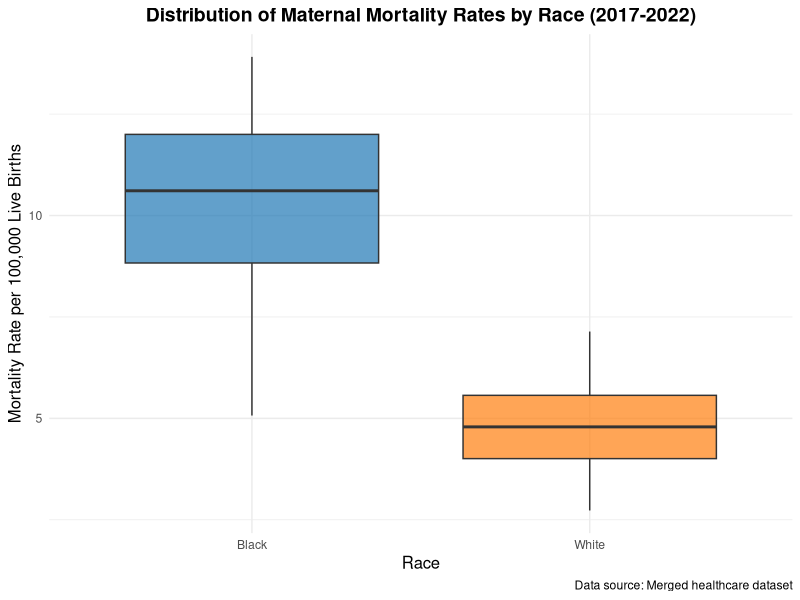
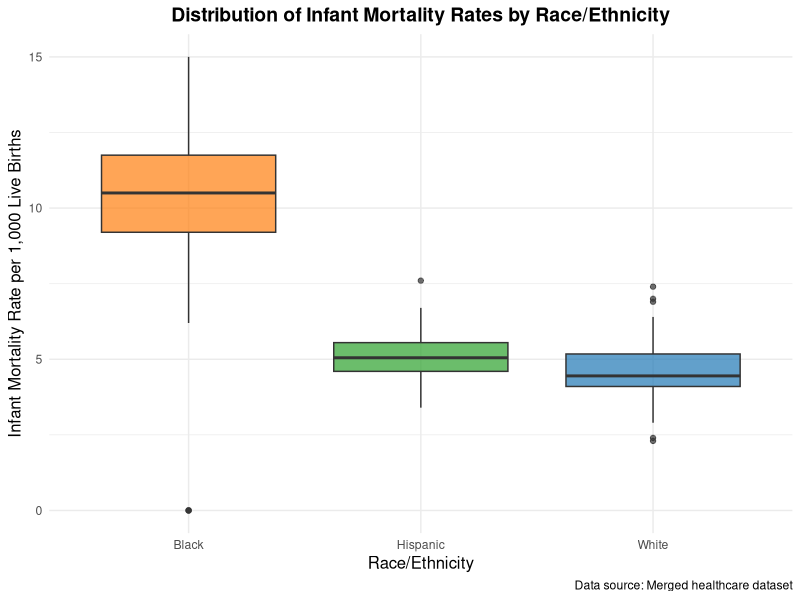
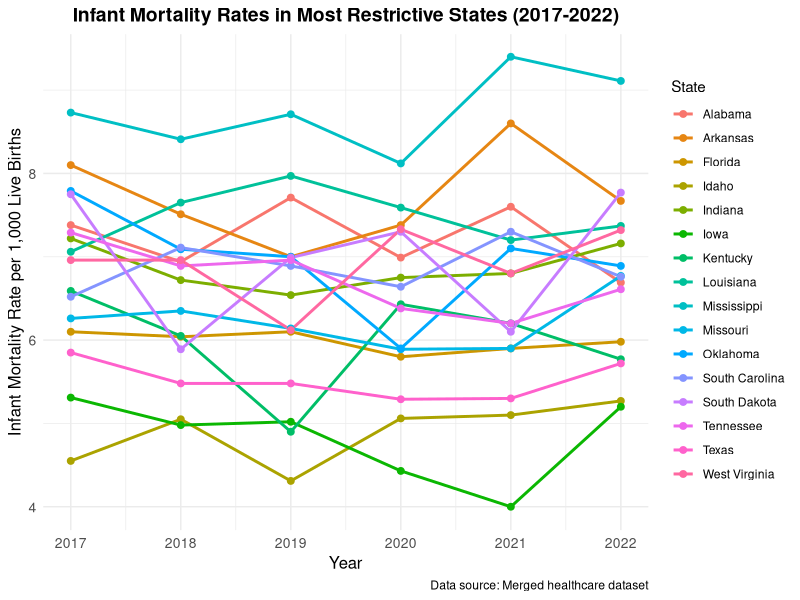
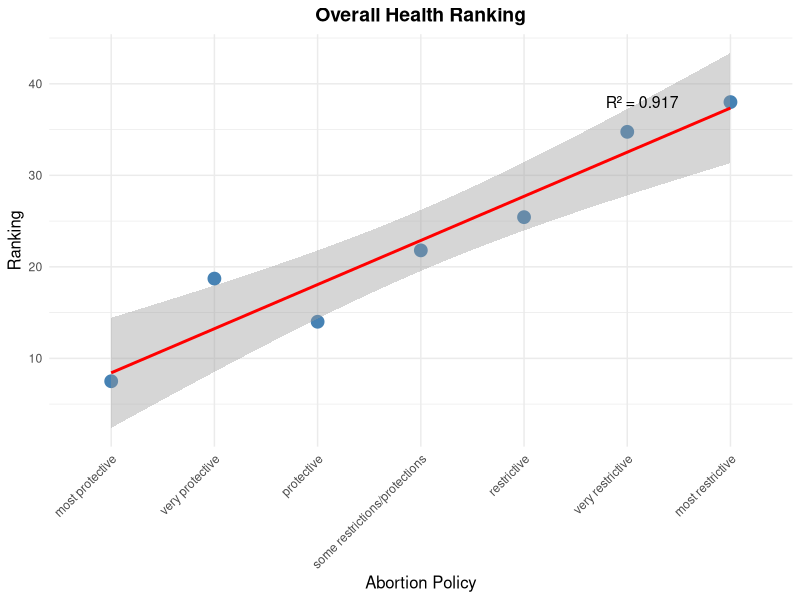
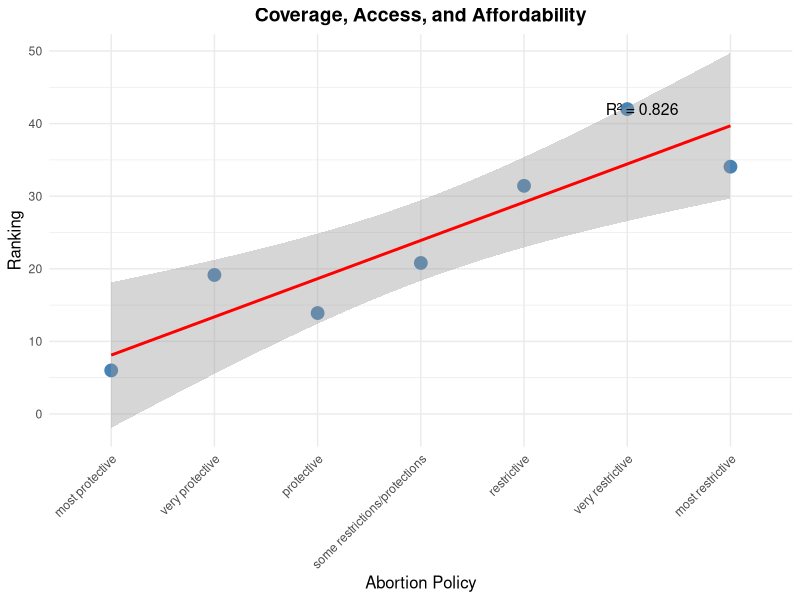
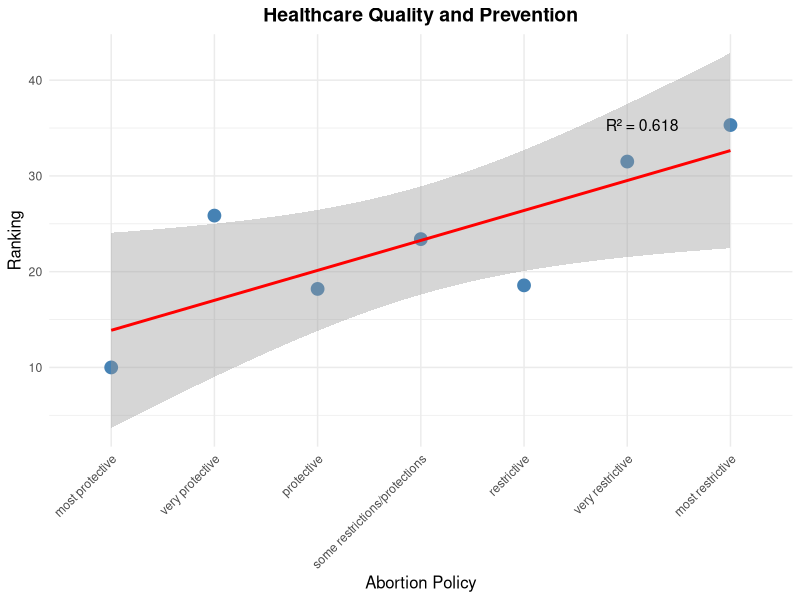
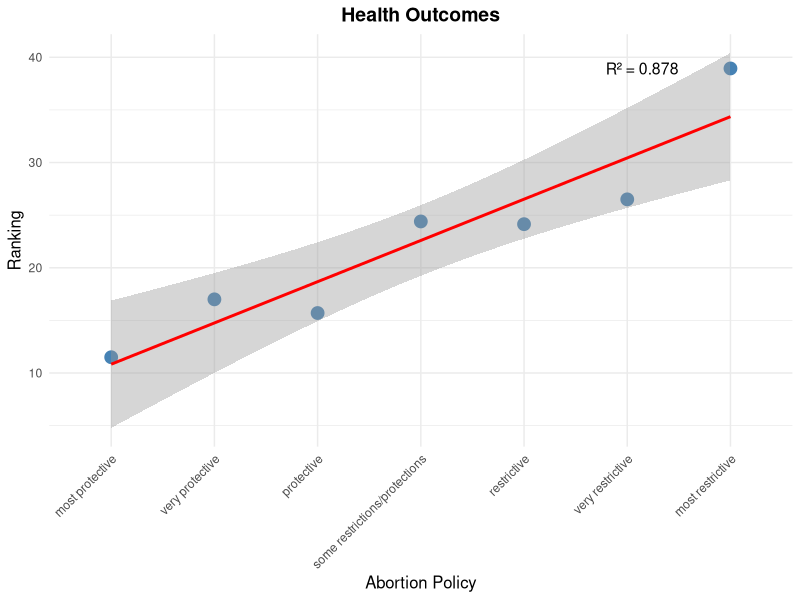
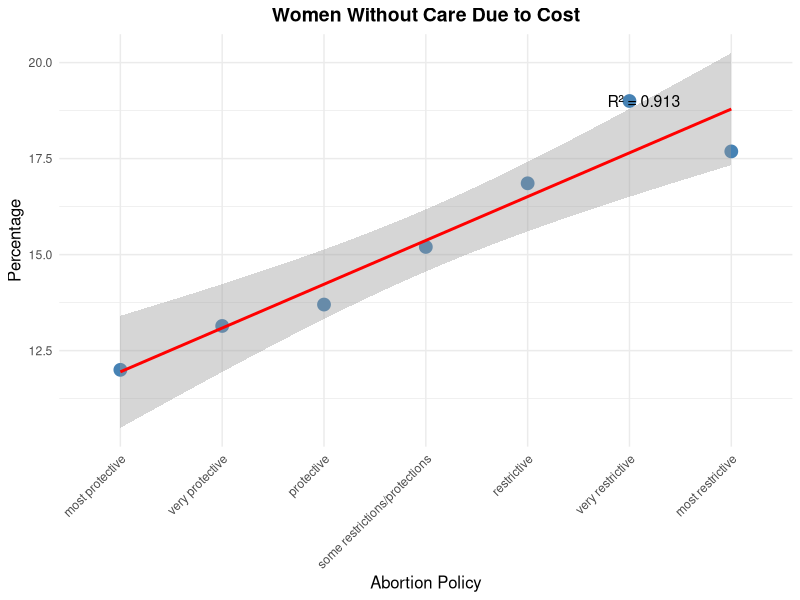

Here is the R script that generated these plots, in order: (Note: this script raises an error after producing the figures.)
## ---- chunk 1

library(readr)
df <- read_csv("../data/clean_data/merged_data.csv")

head(df)

## ---- chunk 2

options(repos = c(CRAN = "https://cran.r-project.org"))
install.packages("dplyr")
library(dplyr)

## ---- chunk 3

head(df)
colnames(df) 

## ---- chunk 4

library(ggplot2)
library(tidyr)
library(dplyr)

## ---- chunk 5

# wide to long format

df_racial_mortality <- pivot_longer(
  data = df,
  cols = c(
    maternal_mortality_mothers_race_is_black_2017_2022,
    maternal_mortality_mothers_race_is_white_2017_2022
  ),
  names_to = "Race",
  values_to = "MortalityRate"
)

df_racial_mortality$Race <- ifelse(
  df_racial_mortality$Race == "maternal_mortality_mothers_race_is_black_2017_2022", 
  "Black",
  ifelse(
    df_racial_mortality$Race == "maternal_mortality_mothers_race_is_white_2017_2022",
    "White",
    df_racial_mortality$Race
  )
)

## ---- chunk 6

# box plot for maternal mortality by race

ggplot(data = df_racial_mortality, 
       aes(x = Race, y = MortalityRate, fill = Race)) +
  geom_boxplot(alpha = 0.7) +
  labs(
    title = "Distribution of Maternal Mortality Rates by Race (2017-2022)",
    x = "Race",
    y = "Mortality Rate per 100,000 Live Births",
    caption = "Data source: Merged healthcare dataset"
  ) +
  scale_fill_manual(
    values = c("Black" = "#1f77b4", "White" = "#ff7f0e")
  ) +
  theme_minimal() +
  theme(
    plot.title = element_text(hjust = 0.5, size = 14, face = "bold"),
    axis.title = element_text(size = 12),
    legend.position = "none"
  )

## ---- chunk 7

black_rates <- na.omit(df$maternal_mortality_mothers_race_is_black_2017_2022)
white_rates <- na.omit(df$maternal_mortality_mothers_race_is_white_2017_2022)

t_test_result <- t.test(black_rates, white_rates, alternative = "greater")

print(t_test_result)

## ---- chunk 8

df_long_infant <- pivot_longer(
  data = df,
  cols = c(total_infant_mortality_white, 
           total_infant_mortality_black, 
           total_infant_mortality_hispanic),
  names_to = "Group",
  values_to = "InfantMortalityRate"
)

df_long_infant$Group <- ifelse(
  df_long_infant$Group == "total_infant_mortality_white", "White",
  ifelse(
    df_long_infant$Group == "total_infant_mortality_black", "Black",
    ifelse(
      df_long_infant$Group == "total_infant_mortality_hispanic", "Hispanic",
      df_long_infant$Group
    )
  )
)

## ---- chunk 9

ggplot(data = df_long_infant, 
       aes(x = Group, y = InfantMortalityRate, fill = Group)) +
  geom_boxplot(alpha = 0.7) +
  labs(
    title = "Distribution of Infant Mortality Rates by Race/Ethnicity",
    x = "Race/Ethnicity",
    y = "Infant Mortality Rate per 1,000 Live Births",
    caption = "Data source: Merged healthcare dataset"
  ) +
  scale_fill_manual(
    values = c("White" = "#1f77b4", "Black" = "#ff7f0e", "Hispanic" = "#2ca02c")
  ) +
  theme_minimal() +
  theme(
    plot.title = element_text(hjust = 0.5, size = 14, face = "bold"),
    axis.title = element_text(size = 12),
    legend.position = "none"
  )

## ---- chunk 10

mortality_plot <- pivot_longer(
  data = df,
  cols = starts_with("infant_mortality_"),
  names_to = "year",
  values_to = "mortality_rate"
)

mortality_plot$year <- as.numeric(substr(
  mortality_plot$year, 
  nchar("infant_mortality_") + 1, 
  nchar(mortality_plot$year)
))

mortality_plot <- mortality_plot[
  mortality_plot$abortion_policies == "most restrictive" & 
  !is.na(mortality_plot$abortion_policies),
]

ggplot(data = mortality_plot, 
       aes(x = year, y = mortality_rate,
           color = State, group = State)) +
  geom_line(linewidth = 1) +
  geom_point(size = 2) +
  theme_minimal() +
  labs(
    title = "Infant Mortality Rates in Most Restrictive States (2017-2022)",
    x = "Year",
    y = "Infant Mortality Rate per 1,000 Live Births",
    color = "State",
    caption = "Data source: Merged healthcare dataset"
  ) +
  scale_x_continuous(breaks = 2017:2022) +
  theme(
    legend.position = "right",
    plot.title = element_text(hjust = 0.5, size = 14, face = "bold"),
    axis.title = element_text(size = 12),
    axis.text = element_text(size = 10)
  )

## ---- chunk 11

policy_order <- c("most protective", "very protective", "protective", 
                 "some restrictions/protections", "restrictive", 
                 "very restrictive", "most restrictive")

## ---- chunk 12

create_policy_viz <- function(data, metric_col, title, y_label, plot_type = "bar") {
  processed_data <- data %>%
    filter(!is.na(abortion_policies) & 
           abortion_policies != "" & 
           abortion_policies != "NA") %>%
    mutate(abortion_policies = tolower(trimws(abortion_policies))) %>%
    group_by(abortion_policies) %>%
    summarise(avg_value = mean(!!sym(metric_col), na.rm = TRUE)) %>%
    filter(abortion_policies %in% policy_order) %>%
    mutate(
      abortion_policies = factor(abortion_policies, levels = policy_order),
      policy_numeric = as.numeric(factor(abortion_policies, levels = policy_order))
    )
  
  p <- ggplot(processed_data, aes(x = abortion_policies, y = avg_value))
  
  if(plot_type == "scatter") {
    model <- lm(avg_value ~ policy_numeric, data = processed_data)
    r_squared <- round(summary(model)$r.squared, 3)
    
    p <- p +
      geom_point(size = 4, color = "steelblue") +
      geom_smooth(aes(x = policy_numeric), method = "lm", se = TRUE, color = "red") +
      annotate("text", 
              x = length(policy_order) - 0.5,
              y = max(processed_data$avg_value),
              label = paste0("R² = ", r_squared),
              size = 4, hjust = 1)
  } else {
    p <- p + geom_bar(stat = "identity", fill = "steelblue")
  }
  
  p + labs(
    title = title,
    x = "Abortion Policy",
    y = y_label
  ) +
    theme_minimal() +
    theme(
      axis.text.x = element_text(angle = 45, hjust = 1),
      plot.title = element_text(hjust = 0.5, size = 14, face = "bold"),
      axis.title = element_text(size = 12)
    )
}

## ---- chunk 13

health_ranking <- create_policy_viz(df,
    "overall_health_ranking",
    "Overall Health Ranking",
    "Ranking", 
    "scatter")

## ---- chunk 14

print(health_ranking)

## ---- chunk 15

coverage_access_affordability <- create_policy_viz(df,
    "coverage_access_and_affordability",
    "Coverage, Access, and Affordability",
    "Ranking", 
    "scatter")

## ---- chunk 16

print(coverage_access_affordability)

## ---- chunk 17

healthcare_quality_prevention <- create_policy_viz(df,
    "health_care_quality_and_prevention",
    "Healthcare Quality and Prevention",
    "Ranking", 
    "scatter")

## ---- chunk 18

print(healthcare_quality_prevention)

## ---- chunk 19

health_outcomes <- create_policy_viz(df,
    "health_outcomes",
    "Health Outcomes",
    "Ranking", 
    "scatter")

## ---- chunk 20

print(health_outcomes)

## ---- chunk 21

healthcare_cost <- create_policy_viz(df,
   "women_18_44_who_went_without_care_because_of_cost.1",
   "Women Without Care Due to Cost",
   "Percentage", 
   "scatter")

## ---- chunk 22

print(healthcare_cost)

## ---- chunk 23

uninsured_women <- create_policy_viz(df,
   "percent_uninsured_women_ages 19_64",
   "Uninsured Women Ages 19-64",
   "Percentage", 
   "scatter")

## ---- chunk 24

print(uninsured_women)

## ---- chunk 25

uninsured_pregnancy <- create_policy_viz(df,
   "percent_uninsured_women_during_pregnancy_2021",
   "Uninsured During Pregnancy",
   "Percentage", 
   "scatter")

## ---- chunk 26

print(uninsured_pregnancy)

## ---- chunk 27

teen_birth <- create_policy_viz(df,
   "teen_birth_rate_per_1,000_population_ages_15_19_2022.1",
   "Teen Birth Rate",
   "Rate per 1,000", 
   "scatter")

## ---- chunk 28

print(teen_birth)

## ---- chunk 29

all_birth <- create_policy_viz(df,
   "birth_rate_per_1,000_women_ages_15_44",
   "Birth Rate",
   "Rate per 1,000", 
   "scatter")

## ---- chunk 30

print(all_birth)

## ---- chunk 31

workforce <- create_policy_viz(df,
   "maternity_care_workforce_per_100,000_women_ages_15_44",
   "Maternity Care Workforce",
   "Per 100,000 Women", 
   "scatter")

## ---- chunk 32

print(workforce)

## ---- chunk 33

no_care <- create_policy_viz(df,
   "percent_women_ages_18_44_without_a_usual_source_of_care",
   "Women Without Usual Source of Care",
   "Percentage", 
   "scatter")

## ---- chunk 34

print(no_care)

## ---- chunk 35

medicaid_births <- create_policy_viz(df,
   "percent_of_births_financed_by_medicaid",
   "Births Financed by Medicaid",
   "Percentage", 
   "scatter")

## ---- chunk 36

print(medicaid_births)

## ---- chunk 37

depression <- create_policy_viz(df,
   "women_with_depression_before_or_during_pregnancy_2021",
   "Depression Before/During Pregnancy",
   "Percentage", 
   "scatter")

## ---- chunk 38

print(depression)

## ---- chunk 39

postpartum_depression <- create_policy_viz(df,
   "percent_women_with_postpartum_depression_2021",
   "Postpartum Depression",
   "Percentage", 
   "scatter")

## ---- chunk 40

print(postpartum_depression)

## ---- chunk 41

depression_screening <- create_policy_viz(df,
   "percent_women_who_received_a_postpartum_depression_screening_2021",
   "Postpartum Depression Screening",
   "Percentage", 
   "scatter")

## ---- chunk 42

print(depression_screening)

## ---- chunk 43

violence <- create_policy_viz(df,
   "percent_women_experiencing_intimate_partner_violence_2021",
   "Intimate Partner Violence",
   "Percentage", 
   "scatter")

## ---- chunk 44

print(violence)

## ---- chunk 45

increase_in_abortions <- create_policy_viz(df,
   "percent_increase_in_clinician_provided_abortions_since_2020",
   "Increase in Clinician-Provided Abortions",
   "Percentage Change Since 2020", 
   "scatter")

## ---- chunk 46

print(increase_in_abortions)

## ---- chunk 47

maternal_mortality <- create_policy_viz(df,
   "maternal_mortality_rates_2018_2022_per_100,000_live births",
   "Maternal Mortality Rate, 2018-2022",
   "Rate",
   "scatter")

## ---- chunk 48

print(maternal_mortality)

## ---- chunk 49

obgyn_proportion_grouped <- df %>%
 filter(!is.na(abortion_policies) &
        abortion_policies != "" &
        abortion_policies != "NA") %>%
 mutate(
   abortion_policies = tolower(trimws(abortion_policies)),
   obgyn_proportion = (number_of_obstetricians_and_gynecologists_employed_2023 /
                      total_sumber_of_women_aged_15_44_2017) * 100000,
   policy_group = case_when(
     abortion_policies %in% c("most protective", "very protective", "protective") ~ "Protective",
     abortion_policies %in% c("restrictive", "very restrictive", "most restrictive") ~ "Restrictive",
     TRUE ~ "Mixed"
   )
 ) %>%
 filter(policy_group != "Mixed")  

ggplot(obgyn_proportion_grouped, 
      aes(x = policy_group, y = obgyn_proportion, fill = policy_group)) +
 geom_boxplot() +
 labs(
   title = "OB/GYNs per 100,000 Women (Ages 15-44) by Policy Group",
   subtitle = "2023 OB/GYN Employment Data, 2017 Population Data",
   x = "Policy Group",
   y = "OB/GYNs per 100,000 Women Ages 15-44"
 ) +
 scale_fill_manual(values = c("Protective" = "#1f77b4", "Restrictive" = "#ff7f0e")) +
 theme_minimal() +
 theme(
   plot.title = element_text(hjust = 0.5, size = 14, face = "bold"),
   plot.subtitle = element_text(hjust = 0.5, size = 10),
   axis.title = element_text(size = 12),
   legend.position = "none")

## ---- chunk 50

t_test_result <- t.test(
  obgyn_proportion ~ policy_group,
  data = obgyn_proportion_grouped,
  subset = policy_group %in% c("Protective", "Restrictive")
)

print(t_test_result)

## ---- chunk 51

create_ban_type_viz <- function(data, metric_col, title, y_label, plot_type = "bar") {
  ban_order <- c("total_abortion_ban",
                 "week_ban_6",
                 "week_ban_12",
                 "week_ban_15",
                 "week_ban_18_to_23",
                 "week_ban_24_to_26",
                 "no_gestational_ban")
  
  reshaped_data <- data %>%
    select(all_of(ban_order), !!sym(metric_col)) %>%
    pivot_longer(
      cols = all_of(ban_order),
      names_to = "ban_type",
      values_to = "has_ban"
    ) %>%
    filter(has_ban == 1) %>%
    group_by(ban_type) %>%
    summarise(avg_value = mean(!!sym(metric_col), na.rm = TRUE)) %>%
    mutate(
      ban_type = factor(ban_type, levels = ban_order),
      ban_numeric = as.numeric(factor(ban_type, levels = ban_order))
    )
  
  p <- ggplot(reshaped_data, aes(x = ban_type, y = avg_value))
  
  if (plot_type == "scatter") {
    model <- lm(avg_value ~ ban_numeric, data = reshaped_data)
    r_squared <- round(summary(model)$r.squared, 3)
    
    p <- p +
      geom_point(size = 4, color = "steelblue") +
      geom_smooth(aes(x = ban_numeric), method = "lm", se = TRUE, color = "red") +
      annotate("text", 
               x = length(ban_order) - 0.5,
               y = max(reshaped_data$avg_value),
               label = paste0("R² = ", r_squared),
               size = 4, hjust = 1)
  } else {

    p <- p + geom_bar(stat = "identity", fill = "steelblue")
  }
  
  p + labs(
    title = title,
    x = "Abortion Ban Type",
    y = y_label
  ) +
    theme_minimal() +
    theme(
      axis.text.x = element_text(angle = 45, hjust = 1),
      plot.title = element_text(hjust = 0.5, size = 14, face = "bold"),
      axis.title = element_text(size = 12)
    )
}

## ---- chunk 52

all_cause_mortality <- create_ban_type_viz(df, "all_cause_mortality_rate_per_100,000_women_ages 15_44_2022",
                                    "All Cause Mortality Rate Women 15-44, 2022",
                                    "Rate")

## ---- chunk 53

print(all_cause_mortality)

## ---- chunk 54

df_clean <- data.frame(
  State = c("Tennessee", "Mississippi", "Alabama", "Arkansas", "Louisiana", "Kentucky", "Virginia", 
            "South Carolina", "Georgia", "Indiana", "Arizona", "Oklahoma", "Texas", "New Mexico", 
            "North Carolina", "New Jersey", "Nebraska", "Ohio", "Florida", "West Virginia", "Missouri",
            "US Average", "Kansas", "New York", "Maryland", "Nevada", "Idaho", "Iowa", "Michigan",
            "Illinois", "Washington", "Pennsylvania", "Oregon", "Massachusetts", "Colorado", 
            "Connecticut", "Utah", "Wisconsin", "Minnesota", "California"),
  
  maternal_mortality = c(41.1, 39.1, 38.6, 38.3, 37.3, 34.6, 32.7, 32.3, 32.1, 30.9, 30.0, 
                        29.6, 28.2, 28.0, 26.7, 26.0, 25.1, 24.5, 24.1, 23.9, 23.8, 23.2, 
                        22.8, 22.4, 21.3, 20.4, 20.0, 19.5, 19.1, 18.1, 18.0, 17.5, 16.6, 
                        16.4, 16.0, 15.6, 15.5, 13.2, 12.3, 10.5),
  
  abortion_policies = c("most restrictive", "most restrictive", 
                       "very restrictive", "US Average", "restrictive", "very protective",
                       "protective", "most restrictive",
                       "most protective")
)

# Set the policy order
policy_order <- c("most protective", "very protective", "protective",
                 "some restrictions/protections", "restrictive",
                 "very restrictive", "most restrictive", "US Average")

# Convert abortion_policies to factor with specified order
df_clean$abortion_policies <- factor(df_clean$abortion_policies, levels = policy_order)

# Define colors for the abortion policies
policy_colors <- c(
  "most restrictive" = "#8B0000",     # Dark red
  "very restrictive" = "#FF4E50",     # Bright red
  "restrictive" = "#FFC857",          # Yellow
  "some restrictions/protections" = "#90EE90",  # Light green
  "protective" = "#98FB98",           # Pale green
  "very protective" = "#228B22",      # Forest green
  "most protective" = "#006400",      # Dark green
  "US Average" = "#1f77b4"           # Blue
)

# Create the plot
ggplot(df_clean, 
       aes(x = reorder(State, maternal_mortality),
           y = maternal_mortality,
           fill = abortion_policies)) +
  geom_bar(stat = "identity", width = 0.8) +
  scale_fill_manual(values = policy_colors) +
  coord_flip() +
  theme_minimal() +
  labs(
    title = "Maternal Mortality Rates (2018-2022) per 100,000 Live Births by State",
    x = "",
    y = "Maternal Mortality Rate per 100,000 Live Births",
    fill = "Abortion Policy"
  ) +
  theme(
    plot.title = element_text(hjust = 0.5, size = 12, face = "bold", margin = margin(b = 10)),
    axis.title.x = element_text(size = 10, margin = margin(t = 10)),
    axis.text.y = element_text(size = 8),
    axis.text.x = element_text(size = 8),
    legend.title = element_text(size = 9, face = "bold"),
    legend.text = element_text(size = 8),
    legend.position = "right",
    panel.grid.major.y = element_blank(),
    panel.grid.minor = element_blank()
  ) +
  geom_text(
    aes(label = sprintf("%.1f", maternal_mortality)),
    hjust = -0.2, 
    size = 3,
    color = "black"
  ) +
  scale_y_continuous(
    limits = c(0, max(df_clean$maternal_mortality) * 1.15),
    expand = expansion(mult = c(0, 0.1))
  )

## ---- chunk 55

df_clean$abortion_policies <- factor(df_clean$abortion_policies, levels = policy_order)

policy_colors <- c(
  "most restrictive" = "#8B0000",    
  "very restrictive" = "#FF4E50", 
  "restrictive" = "#FFC857",     
  "some restrictions/protections" = "#90EE90", 
  "protective" = "#98FB98",      
  "very protective" = "#228B22",  
  "most protective" = "#006400",     
  "US Average" = "#1f77b4"        
)

ggplot(df_clean, 
       aes(x = reorder(State, maternal_mortality),
           y = maternal_mortality,
           fill = abortion_policies)) +
  geom_bar(stat = "identity", width = 0.8) +
  scale_fill_manual(values = policy_colors) +
  coord_flip() +
  theme_minimal() +
  labs(
    title = "Maternal Mortality Rates (2018-2022) per 100,000 Live Births by State",
    x = "",
    y = "Maternal Mortality Rate per 100,000 Live Births",
    fill = "Abortion Policy"
  ) +
  theme(
    plot.title = element_text(hjust = 0.5, size = 12, face = "bold", margin = margin(b = 10)),
    axis.title.x = element_text(size = 10, margin = margin(t = 10)),
    axis.text.y = element_text(size = 8),
    axis.text.x = element_text(size = 8),
    legend.title = element_text(size = 9, face = "bold"),
    legend.text = element_text(size = 8),
    legend.position = "right",
    panel.grid.major.y = element_blank(),
    panel.grid.minor = element_blank()
  ) +
  geom_text(
    aes(label = sprintf("%.1f", maternal_mortality)),
    hjust = -0.2, 
    size = 3,
    color = "black"
  ) +
  scale_y_continuous(
    limits = c(0, max(df_clean$maternal_mortality) * 1.15),
    expand = expansion(mult = c(0, 0.1))
  )

## ---- chunk 56

df_clean_filtered <- df_clean %>%
  filter(!is.na(abortion_policies))

policy_order <- c("most restrictive", "very restrictive", "restrictive",
                 "some restrictions/protections", "protective",
                 "very protective", "most protective")

df_clean_filtered$abortion_policies <- factor(df_clean_filtered$abortion_policies, 
                                   levels = rev(policy_order))  

us_average <- 23.2

policy_colors <- c(
  "most restrictive" = "#8B0000",     
  "very restrictive" = "#FF6B6B",   
  "restrictive" = "#FFB347",  
  "some restrictions/protections" = "#FFD700",  
  "protective" = "#90EE90",          
  "very protective" = "#228B22", 
  "most protective" = "#006400"       
)


ggplot(df_clean_filtered, 
       aes(y = abortion_policies, 
           x = maternal_mortality,
           fill = abortion_policies)) +

  geom_boxplot(width = 0.7, 
               outlier.shape = NA,     
               color = "black") +    

  geom_vline(xintercept = us_average, 
             linetype = "dashed", 
             color = "#0066CC",        
             size = 0.5) +

  annotate("text", 
           x = us_average, 
           y = 0.5,                
           label = "US National Average (23.2)",
           color = "#0066CC",
           angle = 90,
           hjust = 0) +

  scale_fill_manual(values = policy_colors) +

  theme_minimal() +

  labs(
    title = "Distribution of Maternal Mortality Rates by Abortion Policy",
    x = "Maternal Mortality Rate per 100,000 Live Births",
    y = "Abortion Policy"
  ) +

  theme(
    plot.title = element_text(hjust = 0.5, size = 12, face = "bold"),
    axis.title = element_text(size = 10),
    axis.text = element_text(size = 9, color = "grey30"),
    legend.position = "none",
    panel.grid.major = element_line(color = "grey90"),
    panel.grid.minor = element_blank(),
    plot.background = element_rect(fill = "white", color = NA),
    panel.background = element_rect(fill = "white", color = NA)
  ) +

  scale_x_continuous(
    limits = c(10, 40),
    breaks = seq(10, 40, by = 5)
  )

